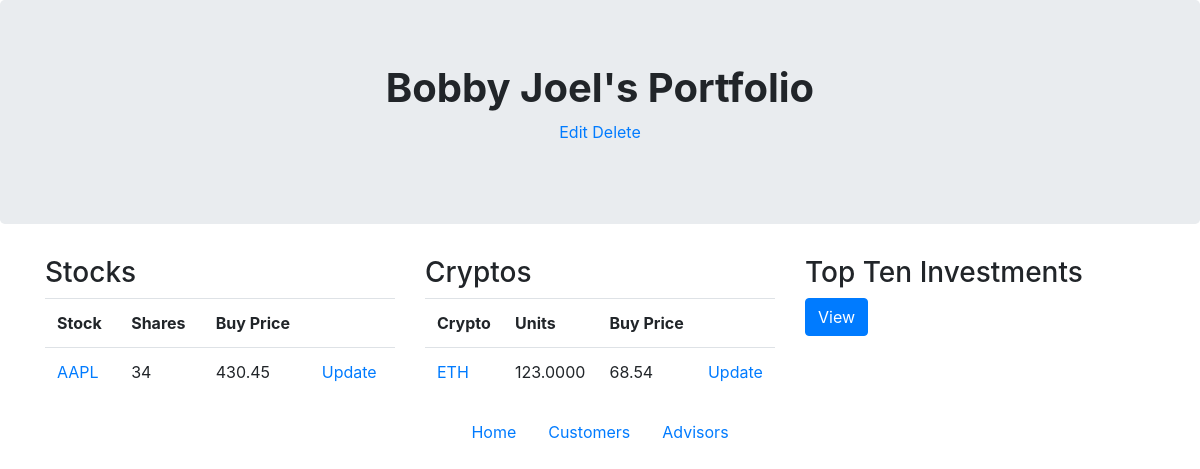
The app's page /customer/1/, older data.
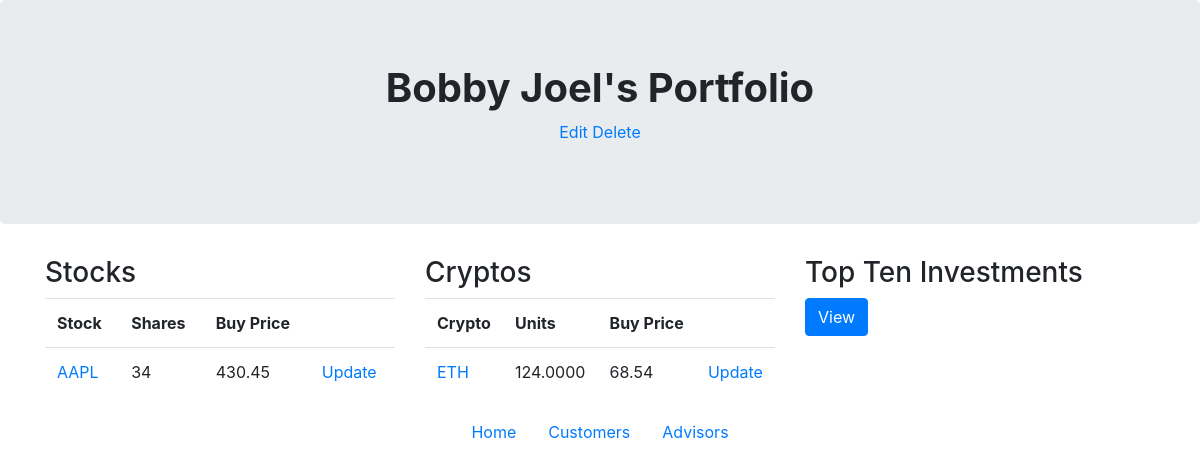
The same page, newer data.
### financial/models.py (models this page shows)
class Crypto(models.Model):
    customer = models.ForeignKey('Customer', on_delete=models.CASCADE)
    symbol = models.CharField(max_length=6)
    name = models.CharField(max_length=30)
    numCoins = models.DecimalField(max_digits=15, decimal_places=4)
    buyPrice = models.DecimalField(max_digits=7, decimal_places=2)
    buyDate = models.DateField(default=date.today())

### financial/views.py (the view)
# urls.py: url(r'^customer/(\d+)/$', views.oneCustomer, name='onecustomer'),
def oneCustomer(request, customer_id):
    customer = get_object_or_404(Customer, pk=customer_id)
    return render(request, 'financial/oneCustomer.html', {'customer': customer})

### financial/templates/financial/oneCustomer.html (shortened to what this page needs)
<!doctype html>
<html lang="en">
  <head>
    <link rel="stylesheet" href="https://maxcdn.bootstrapcdn.com/bootstrap/4.0.0/css/bootstrap.min.css">
  </head>
  <body>
    <div class ="jumbotron text-center">
        <h1><b>{{ customer.name }}'s Portfolio</b></h1>
        <p><a href="./update/">Edit</a> <a href="./delete/"> Delete</a></p>
    </div>
     <div class="container">
        <div class="row">
            <div class="col-sm-4">
                <h3>Stocks</h3>
                <table class="table">
                    <tr>
                        <th>Stock</th>
                        <th>Shares</th>
                        <th>Buy Price</th>
                        <th></th>
                    </tr>
                    {%  for stock in customer.stock_set.all %}
                    <tr>
                        <td><a href="../{{ stock.customer.id }}/s/{{ stock.id }}">{{ stock.symbol }}</a></td>
                        <td>{{ stock.numShares }}</td>
                        <td>{{ stock.buyPrice }}</td>
                        <td><a href="../{{ stock.customer.id }}/s/{{ stock.id }}/update">Update</a></td>
                    </tr>
                    {% endfor %}
                </table>
            </div>
            <div class="col-sm-4">
                <h3>Cryptos</h3>
                <table class="table">
                    <tr>
                        <th>Crypto</th>
                        <th>Units</th>
                        <th>Buy Price</th>
                        <th></th>
                    </tr>
                    {%  for crypto in customer.crypto_set.all %}
                    <tr>
                        <td><a href="../{{ crypto.customer.id }}/c/{{ crypto.id }}">{{ crypto.symbol }}</a></td>
                        <td>{{ crypto.numCoins }}</td>
                        <td>{{ crypto.buyPrice }}</td>
                        <td><a href="../{{ crypto.customer.id }}/c/{{ crypto.id }}/update">Update</a></td>
                    </tr>
                    {% endfor %}
                </table>
            </div>
            <div class="col-sm-4">
                <h3>Top Ten Investments</h3>
                <button type="button" class="btn btn-primary" onclick="location.href = 'http://127.0.0.1:8000/topten/1';">View</button>
            </div>
    </div>
         <div class="container">
        <ul class="nav justify-content-center">
            <li class="nav-item">
                <a class="nav-link" href="http://127.0.0.1:8000">Home</a>
            </li>
            <li class="nav-item">
                <a class="nav-link" href="http://127.0.0.1:8000/customer/">Customers</a>
            </li>
            <li class="nav-item">
                <a class="nav-link" href="http://127.0.0.1:8000/admin/financial/customer/">Advisors</a>
            </li>
        </ul>
    </div>
  </body>
</html>

Row changes from the older to the newer data that the page shows:
changed Crypto "ETH": numCoins "123.0000" → "124.0000"
